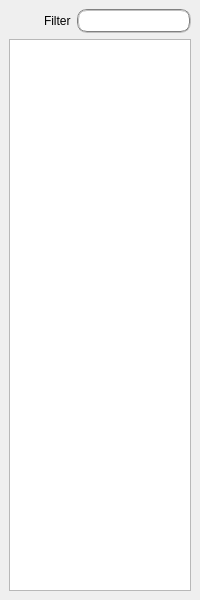
<?xml version="1.0" encoding="UTF-8"?>
<ui version="4.0">
 <class>LibraryDockWidget</class>
 <widget class="QDockWidget" name="LibraryDockWidget">
  <property name="geometry">
   <rect>
    <x>0</x>
    <y>0</y>
    <width>200</width>
    <height>600</height>
   </rect>
  </property>
  <property name="styleSheet">
   <string notr="true"/>
  </property>
  <property name="windowTitle">
   <string>Component Library</string>
  </property>
  <widget class="QWidget" name="dockWidgetContents">
   <layout class="QVBoxLayout" name="verticalLayout">
    <item>
     <layout class="QHBoxLayout" name="horizontalLayout">
      <item>
       <spacer name="horizontalSpacer">
        <property name="orientation">
         <enum>Qt::Horizontal</enum>
        </property>
        <property name="sizeHint" stdset="0">
         <size>
          <width>40</width>
          <height>20</height>
         </size>
        </property>
       </spacer>
      </item>
      <item>
       <widget class="QLabel" name="filterLabel">
        <property name="text">
         <string>Filter</string>
        </property>
       </widget>
      </item>
      <item>
       <widget class="QLineEdit" name="filterLineEdit">
        <property name="sizePolicy">
         <sizepolicy hsizetype="Preferred" vsizetype="Fixed">
          <horstretch>0</horstretch>
          <verstretch>0</verstretch>
         </sizepolicy>
        </property>
        <property name="styleSheet">
         <string notr="true">QListView, QLineEdit {
    color: rgb(127, 0, 63);
    selection-color: white;   
    border: 2px groove gray;
    border-radius: 10px;
    padding: 2px 4px;
}</string>
        </property>
       </widget>
      </item>
     </layout>
    </item>
    <item>
     <widget class="QListView" name="componentListView">
      <property name="dragEnabled">
       <bool>true</bool>
      </property>
      <property name="gridSize">
       <size>
        <width>0</width>
        <height>0</height>
       </size>
      </property>
      <property name="viewMode">
       <enum>QListView::ListMode</enum>
      </property>
      <property name="uniformItemSizes">
       <bool>true</bool>
      </property>
     </widget>
    </item>
   </layout>
  </widget>
 </widget>
 <resources/>
 <connections/>
</ui>
